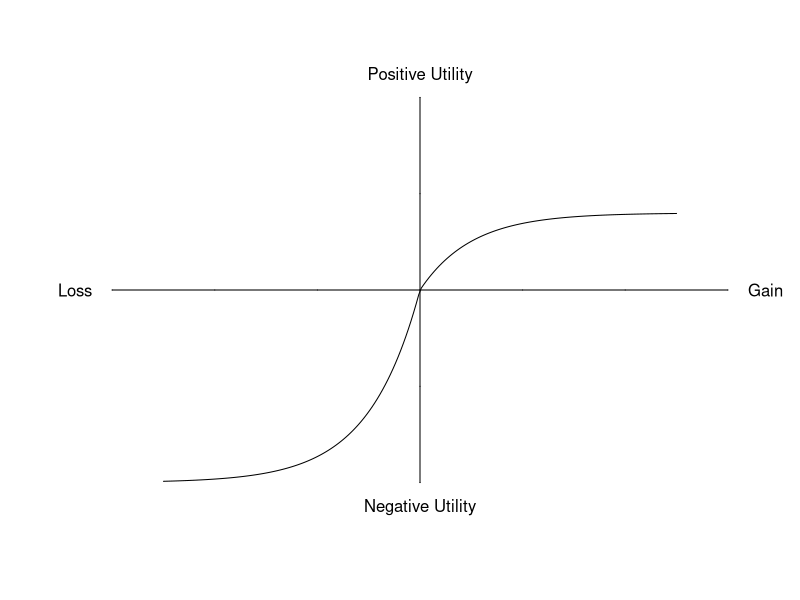
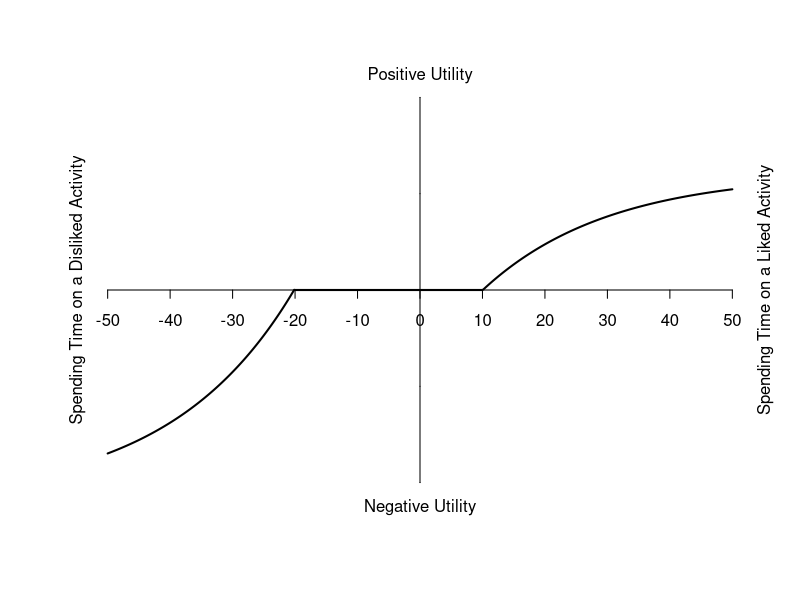
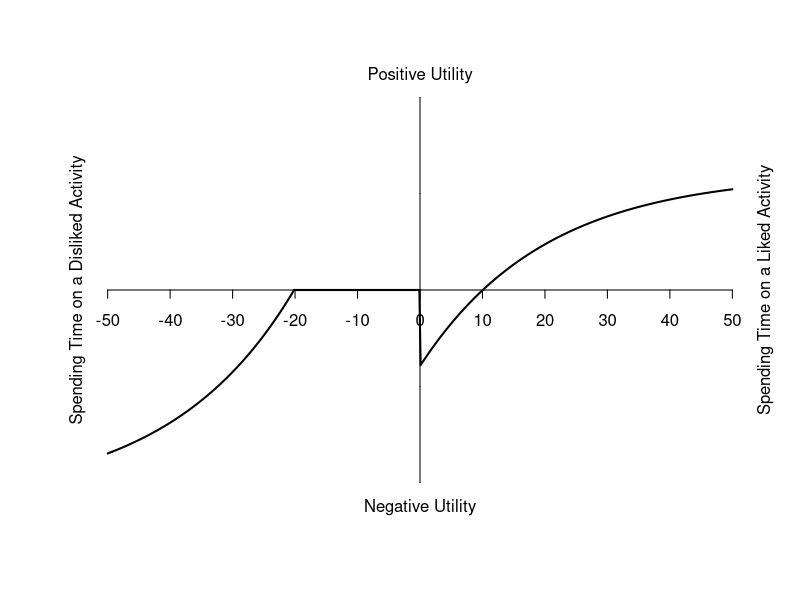

These figures' R source, in order: (Note: this script raises an error after producing the figures.)
par(mfrow = c(1,1))

x <- data.frame(x = seq(-5,5,length=200))
yp <- NA
for (i in 1:200) {ifelse (x$x[i] > 0, x$yp[i] <- 0.4*pexp(x$x[i]), x$yp[i] <- .9999*exp(x$x[i]) - 1)}
plot(x,yp,type="l", ylab = NA, yaxt="n", axes=F, bty="n", xlim = c(-6.1,6.1), ylim = c(-1, 1)) # xlim = c(-5.1,5.1)
#ticks<-c(-1,0,1)
t <- c(-5,-4,-3,-2,-1,1,2,3,4,5)
#axis(1, pos=0, at=t,labels=t,tck = -.02)
axis(1, pos=0, labels=F,tck = 0)
axis(2, pos=0, labels = F,tck = 0)
#axis(2, pos=0, at=ticks,labels=ticks, las = 2,tck = -.02)
mtext("Gain", side=4, line=-0.5, las = 2)
mtext("Loss", side=2, line=-0.5, las = 2)
mtext("Negative Utility", side=1, line=-0.1)
mtext("Positive Utility", side=3, line=-0.1)


par(mfrow = c(1,1))

x <- data.frame(x = seq(-50,50,length=500))
yp <- NA
for (i in 1:500) {
  if (x$x[i] > -20) {if (x$x[i] > 10) {x$yp[i] <- (2*pexp(x$x[i]/20)-0.79)} else {x$yp[i] <- 0}}
    if (x$x[i] < -20) {x$yp[i] <- (6*exp(x$x[i]/20)-2.19)}}

plot(x,yp,type="l", ylab = NA, yaxt="n", axes=F, bty="n", xlim = c(-50.1,50.1), ylim = c(-2, 2), lwd=2)
#ticks<-c(-1,0,1)
t <- c(-50,-40,-30,-20,-10,0,10,20,30,40,50)
axis(1, pos=0, at=t,labels=t,tck = -.02)
axis(2, pos=0, labels = F,tck = 0)
#axis(2, pos=0, at=ticks,labels=ticks, las = 2,tck = -.02)
mtext("Spending Time on a Liked Activity", side=4, line=-0.2, las = 3)
mtext("Spending Time on a Disliked Activity", side=2, line=-0.2, las = 3)
mtext("Negative Utility", side=1, line=-0.1)
mtext("Positive Utility", side=3, line=-0.1)




# perceive liked activity as loss
x <- data.frame(x = seq(-50,50,length=500))
yp <- NA
for (i in 1:500) {
  if (x$x[i] > -20) {if (x$x[i] > 0) {x$yp[i] <- (2*pexp(x$x[i]/20)-0.79)} else {x$yp[i] <- 0}}
  if (x$x[i] < -20) {x$yp[i] <- (6*exp(x$x[i]/20)-2.19)}}

plot(x,yp,type="l", ylab = NA, yaxt="n", axes=F, bty="n", xlim = c(-50.1,50.1), ylim = c(-2, 2), lwd=2)
#ticks<-c(-1,0,1)
t <- c(-50,-40,-30,-20,-10,0,10,20,30,40,50)
axis(1, pos=0, at=t,labels=t,tck = -.02)
axis(2, pos=0, labels = F,tck = 0)
#axis(2, pos=0, at=ticks,labels=ticks, las = 2,tck = -.02)
mtext("Spending Time on a Liked Activity", side=4, line=-0.2, las = 3)
mtext("Spending Time on a Disliked Activity", side=2, line=-0.2, las = 3)
mtext("Negative Utility", side=1, line=-0.1)
mtext("Positive Utility", side=3, line=-0.1)



#negative activity
dt <- data.frame(x = c(20),
                 y = c(45))

an <- ggplot(dt, aes(x,y)) + 
  theme_bw() + 
  scale_x_continuous(limits = c(0,80), breaks = c(0,10,20,30,40,50,60,70,80), expand = c(0, 0)) +
  scale_y_continuous(limits = c(0,90), breaks = c(10,20,30,40,50,60,70,80), expand = c(0, 0)) +
  labs(x = "Time", y = "Utility", title = "Disliked Activity") +
  theme(plot.title = element_text(hjust = 0.5)) +
  geom_abline(intercept = 45, slope = 0) +
  geom_rect(xmin = 0, xmax = 20, ymin = 45, ymax = 90, fill = "gray", alpha = 0.5) +
  geom_rect(xmin = 20, xmax = 80, ymin = 0, ymax = 45, fill = "gray", alpha = 0.5)

#positive activity
dt1 <- data.frame(x = c(10),
                 y = c(45))

ap <- ggplot(dt1, aes(x,y)) + 
  theme_bw() + 
  scale_x_continuous(limits = c(0,80), breaks = c(0,10,20,30,40,50,60,70,80), expand = c(0, 0)) +
  scale_y_continuous(limits = c(0,90), breaks = c(10,20,30,40,50,60,70,80), expand = c(0, 0)) +
  labs(x = "Time", y = "Utility", title = "Liked Activity") +
  theme(plot.title = element_text(hjust = 0.5)) +
  geom_abline(intercept = 45, slope = 0) +
  geom_rect(xmin = 0, xmax = 10, ymin = 0, ymax = 45, fill = "gray", alpha = 0.5) +
  geom_rect(xmin = 10, xmax = 80, ymin = 45, ymax = 90, fill = "gray", alpha = 0.5)

grid.arrange(an, ap)


#mixed gamble
dt2 <- data.frame(x = c(-20),
                  y = c(45))

ggplot(dt1, aes(x,y)) + 
  theme_bw() + 
  scale_x_continuous(limits = c(-80,80),
                     breaks = c(-80,-70,-60,-50,-40,-30,-20,-10,0,10,20,30,40,50,60,70,80),
                     expand = c(0, 0), position = "top") +
  scale_y_continuous(limits = c(-90,90),
                     breaks = c(-90,-80,-70,-60,-50,-40,-30,-20,-10,0,10,20,30,40,50,60,70,80,90), expand = c(0, 0)) +
  labs(title = "Mixed Gamble \n Disliked and Liked Activities", x = "Utility", y = "Time") +
  theme(plot.title = element_text(hjust = 0.5), panel.border = element_blank(), panel.grid.minor = element_blank()) +
  geom_vline(xintercept = 0, alpha = 0.5) +
  geom_hline(yintercept = 0, alpha = 0.5) +
  theme(axis.text = element_blank(), axis.ticks = element_blank()) +
  geom_rect(xmin = 0, xmax = 80, ymin = 0, ymax = 90, fill = "gray", alpha = 0.5) +
  geom_rect(xmin = -20, xmax = 0, ymin = 0, ymax = 90, fill = "gray", alpha = 0.5) +
  geom_rect(xmin = -80, xmax = -20, ymin = -90, ymax = 0, fill = "gray", alpha = 0.5) +
  geom_segment(aes(x = -60, xend = -60.1, y = 0, yend = -2)) + 
  geom_segment(aes(x = -40, xend = -40.1, y = 0, yend = -2)) + 
  geom_segment(aes(x = -20, xend = -20.1, y = 0, yend = -2)) + 
  geom_segment(aes(x = 20, xend = 20.1, y = 0, yend = -2)) + 
  geom_segment(aes(x = 40, xend = 40.1, y = 0, yend = -2)) + 
  geom_segment(aes(x = 60, xend = 60.1, y = 0, yend = -2)) +
  annotate("text", x = c(-60, -40, -20, 0, 20, 40, 60), y = -5, 
           label = c("-60", "-40", "-20", "0", "20", "40", "60")) +
  geom_segment(aes(x = 0, xend = -1, y = 80, yend = 80.1)) + 
  geom_segment(aes(x = 0, xend = -1, y = 60, yend = 60.1)) + 
  geom_segment(aes(x = 0, xend = -1, y = 40, yend = 40.1)) + 
  geom_segment(aes(x = 0, xend = -1, y = 20, yend = 20.1)) + 
  geom_segment(aes(x = 0, xend = -1, y = -20, yend = -20.1)) + 
  geom_segment(aes(x = 0, xend = -1, y = -40, yend = -40.1)) + 
  geom_segment(aes(x = 0, xend = -1, y = -60, yend = -60.1)) +
  geom_segment(aes(x = 0, xend = -1, y = -80, yend = -80.1)) +
  annotate("text", y = c(-80, -60, -40, -20, 20, 40, 60, 80), x = -5, 
           label = c("-80", "-60", "-40", "-20", "20", "40", "60", "80")) 
  
  
  
  
  
  
  
  
